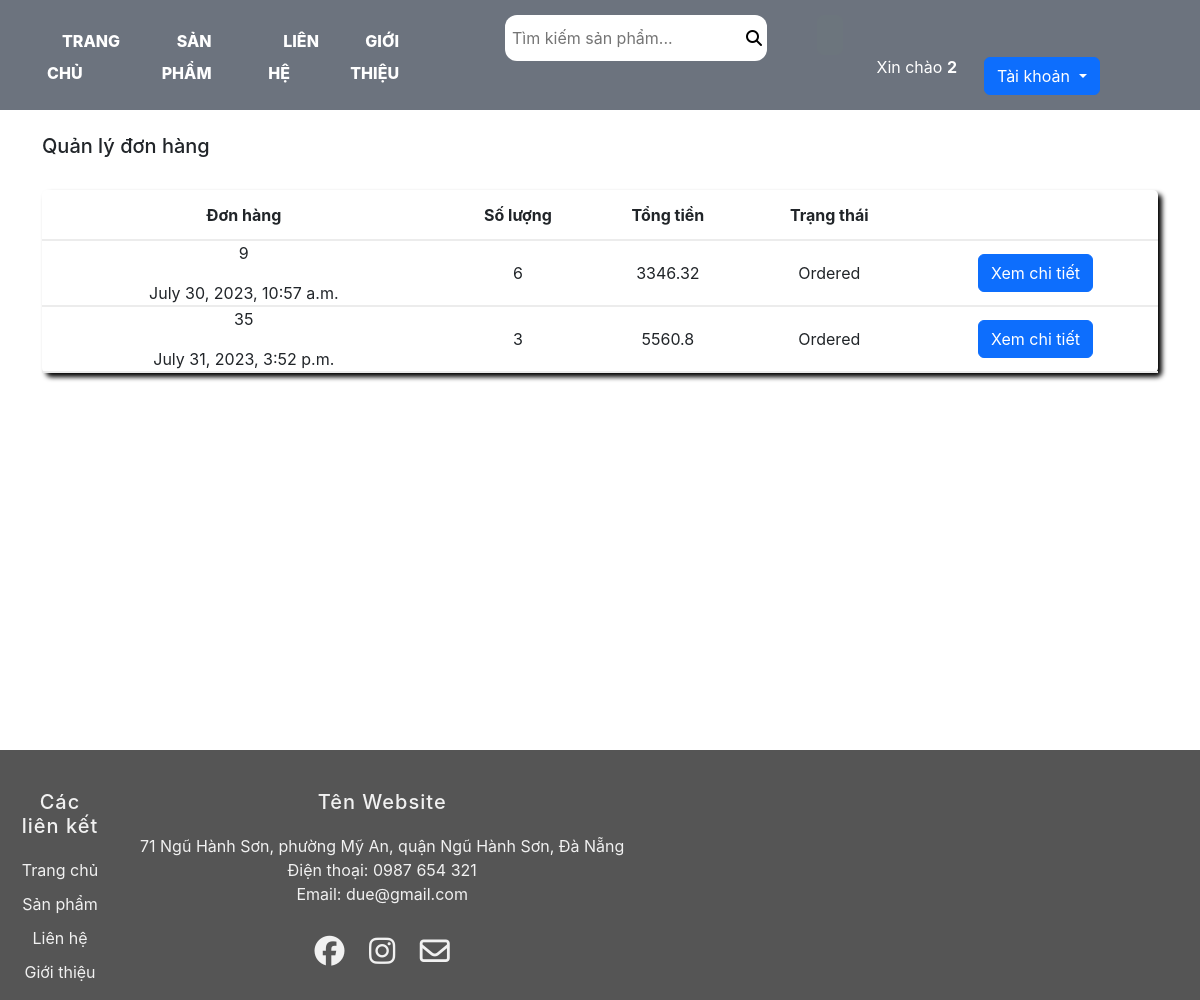
Page /order_list/ (signed in) on the earlier database version.
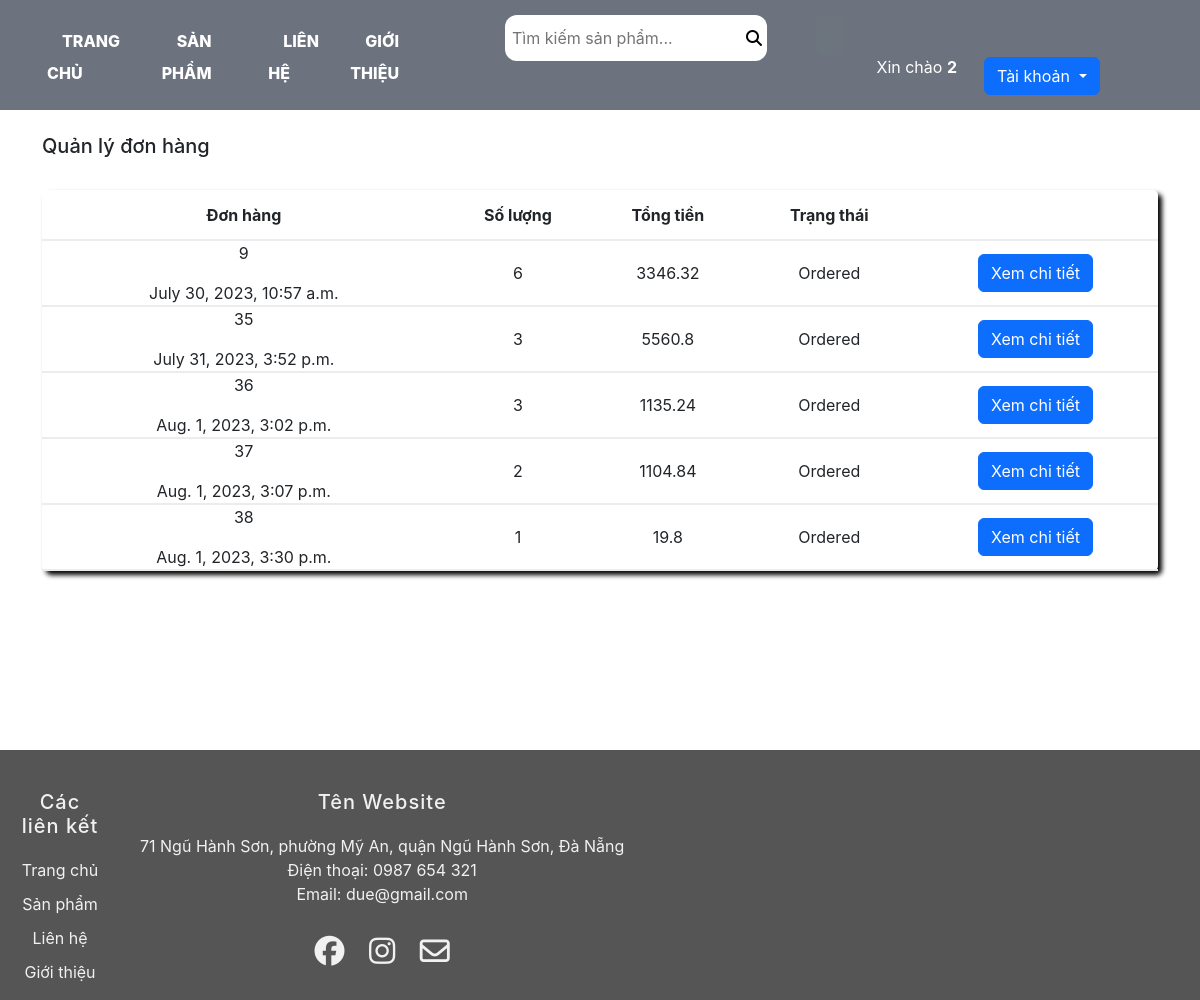
Same page on the later database version.
### order/models.py (models this page shows)
class Order(models.Model):
    status_choices = (
        (1, "Cart"),
        (2, "Ordered"),
        (3, "Cancelled"),
    )
    total_price = models.FloatField(default=0)
    quantity = models.PositiveIntegerField(default=0)
    user = models.ForeignKey(Users, related_name='users', on_delete=models.CASCADE, null=True, blank=True)
    status = models.IntegerField(choices=status_choices, default=1)
    datetime = models.DateTimeField(null=True, blank=True)

### product/views.py (the view, shortened to what this page needs)
# urls.py: path('order_list/',views.order_list, name="order_list"),
def order_list(request):
    list = Order.objects.filter(user=request.user, status =2)
    return render (request,'product/account.html',{'order':list})

### product/templates/product/account.html (shortened to what this page needs)
{% extends 'product/base.html' %}
{% load static %}
{% block content %}
<head>
    <link rel="stylesheet" href="{% static 'css/product.css' %}">
    <link href="https://cdn.jsdelivr.net/npm/bootstrap@5.3.1/dist/css/bootstrap.min.css" rel="stylesheet">
</head>
<br>
<h5>Quản lý đơn hàng</h5>
<br>
<table class ="order-tb">
    <tr class="tb-h">
        <th>Đơn hàng</th>
        <th>Số lượng</th>
        <th>Tổng tiền</th>
        <th>Trạng thái</th>
        <th></th>
    </tr>
    {% for i in order %}
        <tr class="table-order">
        <td><p>{{i.id}}</p>{{i.datetime}}</td>
        <td>{{i.quantity}}</td>
        <td>{{i.total_price}}</td>
        <td>{{i.get_status_display}}</td>
        <td><a href="{% url 'product:review_order' i.id%}" class="btn btn-primary">Xem chi tiết</a></td>
    {% endfor %}
        </tr>
    </table>
{% endblock %}

Differences in the rows shown:
added Order: id "36", datetime "Aug. 1, 2023, 3:02 p.m.", quantity "3", total_price "1135.24", status "Ordered"
added Order: id "37", datetime "Aug. 1, 2023, 3:07 p.m.", quantity "2", total_price "1104.84", status "Ordered"
added Order: id "38", datetime "Aug. 1, 2023, 3:30 p.m.", quantity "1", total_price "19.8", status "Ordered"
